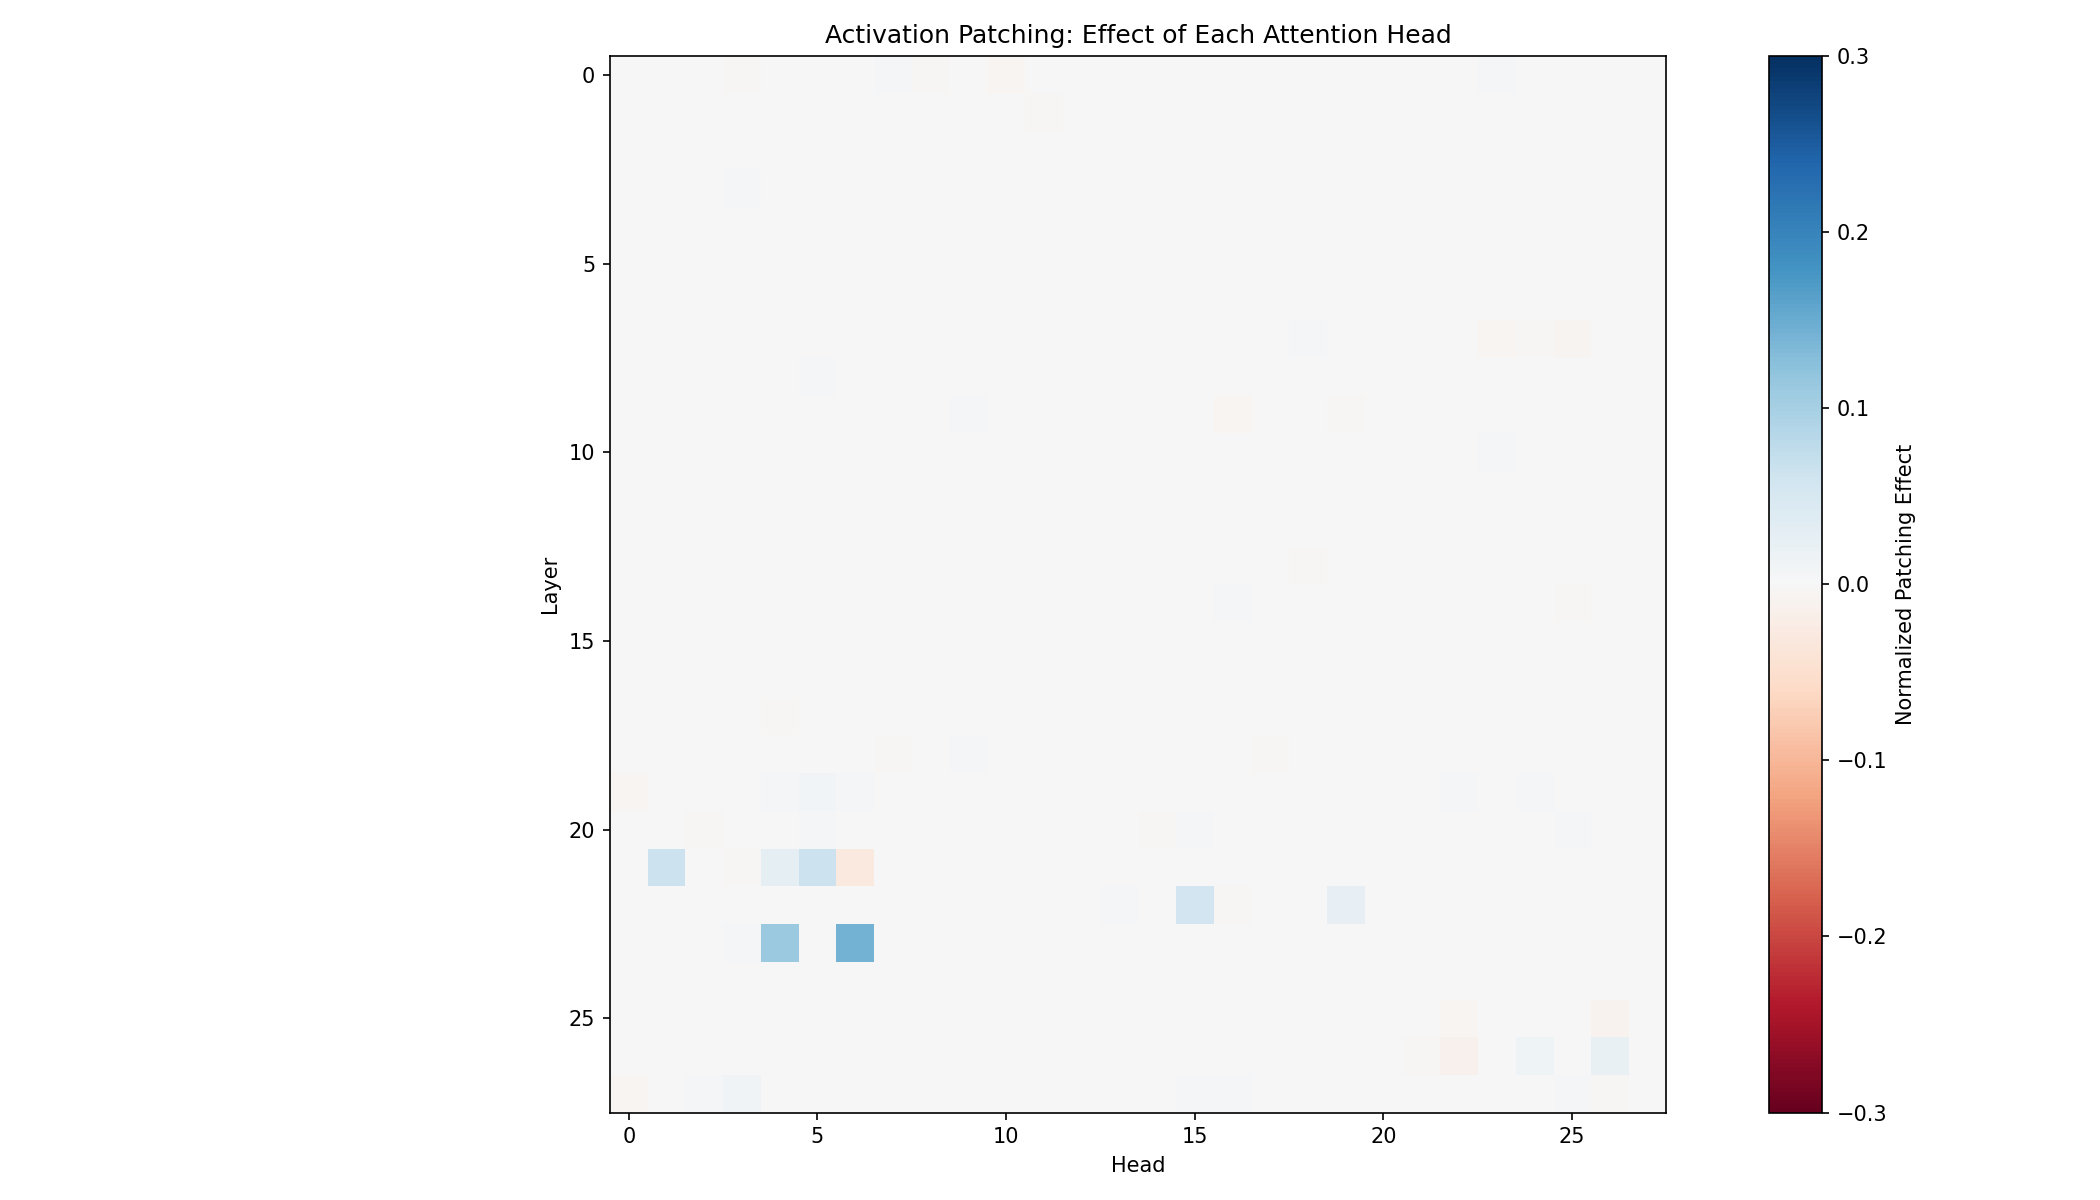

Here is the Python script that generated this plot:
import torch
import numpy as np

# Patch each attention head individually
head_effects = np.zeros((model.cfg.n_layers, model.cfg.n_heads))

for layer in range(model.cfg.n_layers):
    for head in range(model.cfg.n_heads):
        hook_name = f"blocks.{layer}.attn.hook_z"

        def patch_head_hook(activation, hook, layer=layer, head=head):
            # Only patch THIS specific head (dimension index 2)
            activation[:, :, head, :] = clean_cache[
                f"blocks.{layer}.attn.hook_z"
            ][:, :, head, :]
            return activation

        patched_logits = model.run_with_hooks(
            corrupt_prompt,
            fwd_hooks=[(hook_name, patch_head_hook)]
        )

        patched_diff = (
            patched_logits[0, -1, paris_id] -
            patched_logits[0, -1, warsaw_id]
        ).item()

        head_effects[layer, head] = (
            (patched_diff - corrupt_logit_diff) /
            (clean_logit_diff - corrupt_logit_diff)
        )

# Visualize as a heatmap
import matplotlib.pyplot as plt
fig, ax = plt.subplots(figsize=(14, 8))
im = ax.imshow(head_effects, cmap="RdBu", vmin=-0.3, vmax=0.3)
ax.set_xlabel("Head"); ax.set_ylabel("Layer")
ax.set_title("Activation Patching: Effect of Each Attention Head")
plt.colorbar(im, label="Normalized Patching Effect")
plt.tight_layout(); plt.savefig("head_patching.png", dpi=150)
plt.show()
